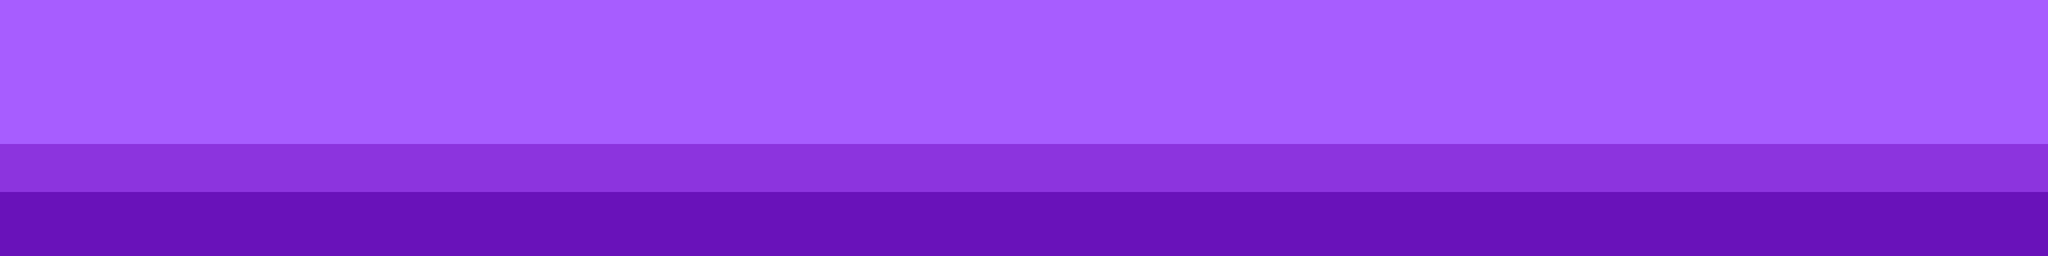

This is a level from a 2D game, rendered from its Tiled map with the project's own tilesets. A one-line summary and the map file follow, with tile-layer data summarised:
An orthogonal 128x16 tile map with 32x32 px tiles, 1 tile layer (referencia) and 159 objects (86x perola, 9x plataformamovel, 5x aranha, 5x toco, 3x tocoblock, ...).

<map version="1.0" orientation="orthogonal" width="128" height="16" tilewidth="32" tileheight="32">
 <tileset firstgid="1" name="marionete_tileset_placeholder" tilewidth="32" tileheight="32">
  <image source="marionete_tileset_placeholder.png" width="704" height="32" />
 </tileset>
 <layer name="referencia" width="128" height="16">
  <data>[2048 cells, 2048 non-empty, 3 distinct tile ids]</data>
 </layer>
 <objectgroup name="Object Layer 3" width="128" height="16" visible="0" opacity="0.25">
  <object name="perola" type="perola" x="1152" y="352" width="32" height="32" />
  <object name="perola" type="perola" x="1088" y="352" width="32" height="32" />
  <object name="perola" type="perola" x="1024" y="352" width="32" height="32" />
  <object name="plataformamovel" type="plataformamovel" x="1056" y="384" width="224" height="96">
   <properties>
    <property name="altura" value="-3" />
    <property name="direcao" value="0" />
    <property name="intervalo" value="3000" />
    <property name="t_inicial" value="200" />
    <property name="tipo" value="pendurada" />
   </properties>
  </object>
  <object name="perola" type="perola" x="1216" y="352" width="32" height="32" />
  <object name="plataformamovel" type="plataformamovel" x="2226" y="254" width="96" height="17">
   <properties>
    <property name="altura" value="4" />
    <property name="direcao" value="1" />
    <property name="intervalo" value="3000" />
    <property name="t_inicial" value="100" />
    <property name="tipo" value="pendurada" />
   </properties>
  </object>
  <object name="plataformamovel" type="plataformamovel" x="1535" y="249" width="96" height="18">
   <properties>
    <property name="altura" value="-4" />
    <property name="direcao" value="1" />
    <property name="intervalo" value="3000" />
    <property name="t_inicial" value="100" />
    <property name="tipo" value="pendurada" />
   </properties>
  </object>
  <object name="perola" type="perola" x="1663" y="345" width="32" height="32" />
  <object name="perola" type="perola" x="1727" y="345" width="32" height="32" />
  <object name="perola" type="perola" x="1407" y="345" width="32" height="32" />
  <object name="perola" type="perola" x="1471" y="345" width="32" height="32" />
  <object name="parte3" type="parte3" x="3951" y="205" width="32" height="32" />
  <object name="perola" type="perola" x="64" y="288" width="32" height="32" />
  <object name="perola" type="perola" x="128" y="288" width="32" height="32" />
  <object name="perola" type="perola" x="64" y="224" width="32" height="32" />
  <object name="perola" type="perola" x="128" y="224" width="32" height="32" />
  <object name="perola" type="perola" x="2258" y="158" width="32" height="32" />
  <object name="perola" type="perola" x="2258" y="126" width="32" height="32" />
  <object name="perola" type="perola" x="2258" y="94" width="32" height="32" />
  <object name="perola" type="perola" x="2624" y="128" width="32" height="32" />
  <object name="perola" type="perola" x="2688" y="128" width="32" height="32" />
  <object name="perola" type="perola" x="2752" y="128" width="32" height="32" />
  <object name="perola" type="perola" x="96" y="256" width="32" height="32" />
  <object name="perola" type="perola" x="1438" y="320" width="32" height="32" />
  <object name="perola" type="perola" x="1504" y="319" width="32" height="32" />
  <object name="perola" type="perola" x="1632" y="320" width="32" height="32" />
  <object name="perola" type="perola" x="1695" y="320" width="32" height="32" />
  <object name="perola" type="perola" x="1567" y="345" width="32" height="32" />
  <object name="perola" type="perola" x="1568" y="288" width="32" height="32" />
  <object name="perola" type="perola" x="1567" y="217" width="32" height="32" />
  <object name="perola" type="perola" x="96" y="192" width="32" height="32" />
 </objectgroup>
 <objectgroup name="Cenario Layer 3" width="128" height="16" visible="0" opacity="0.22">
  <object x="0" y="0" width="32" height="384" />
  <object x="4064" y="0" width="44" height="509" />
  <object x="-1" y="371" width="429" height="109" />
  <object x="1311" y="377" width="544" height="96" />
  <object x="1759" y="281" width="32" height="96" />
  <object x="1375" y="281" width="32" height="96" />
  <object x="1375" y="249" width="160" height="32" />
  <object x="1631" y="249" width="160" height="32" />
  <object x="3919" y="254" width="96" height="256" />
  <object x="2304" y="384" width="512" height="96" />
  <object x="2433" y="257" width="350" height="126" />
  <object x="2624" y="160" width="32" height="96" />
  <object x="2688" y="160" width="32" height="96" />
  <object x="2752" y="160" width="32" height="96" />
  <object x="32" y="320" width="160" height="64" />
 </objectgroup>
 <objectgroup name="Object Layer 2" width="128" height="16" visible="0" opacity="0.51">
  <object name="perola" type="perola" x="1312" y="256" width="32" height="32" />
  <object name="perola" type="perola" x="1905" y="160" width="32" height="32" />
  <object name="perola" type="perola" x="1376" y="256" width="32" height="32" />
  <object name="perola" type="perola" x="1248" y="256" width="32" height="32" />
  <object name="aranha" type="aranha" x="1873" y="160" width="32" height="32">
   <properties>
    <property name="altura" value="4" />
    <property name="intervalo" value="2000" />
    <property name="t_inicial" value="600" />
   </properties>
  </object>
  <object name="toco" type="toco" x="1328" y="263" width="32" height="32" />
  <object name="carretel" type="carretel" x="2258" y="185" width="32" height="32" />
  <object name="perola" type="perola" x="1841" y="160" width="32" height="32" />
  <object name="toco" type="toco" x="1392" y="263" width="32" height="32" />
  <object name="perola" type="perola" x="2258" y="59" width="32" height="32" />
  <object name="perola" type="perola" x="2259" y="97" width="32" height="32" />
  <object name="perola" type="perola" x="2258" y="132" width="32" height="32" />
  <object name="tocoblock" type="tocoblock" x="1183" y="264" width="32" height="32" />
  <object name="tocoblock" type="tocoblock" x="1503" y="264" width="32" height="32" />
  <object name="plataformamovel" type="plataformamovel" x="3040" y="320" width="128" height="32">
   <properties>
    <property name="altura" value="7" />
    <property name="direcao" value="0" />
    <property name="intervalo" value="6500" />
    <property name="t_inicial" value="100" />
    <property name="tipo" value="pendurada" />
   </properties>
  </object>
  <object name="plataformamovel" type="plataformamovel" x="522" y="116" width="160" height="18">
   <properties>
    <property name="altura" value="4" />
    <property name="direcao" value="0" />
    <property name="intervalo" value="4000" />
    <property name="t_inicial" value="200" />
    <property name="tipo" value="pendurada" />
   </properties>
  </object>
  <object name="perola" type="perola" x="672" y="63" width="32" height="32" />
  </objectgroup>
 <objectgroup name="Cenario Layer 2" width="128" height="16" visible="0" opacity="0.49">
  <!-- 15 objects omitted --></objectgroup>
 <objectgroup name="Object Layer 1" width="128" height="16" visible="0">
  <!-- 41 objects omitted --></objectgroup>
 <objectgroup name="Cenario Layer 1" width="128" height="16">
  <!-- 18 objects omitted --></objectgroup>
</map>
<!-- 96 of 159 objects omitted -->
